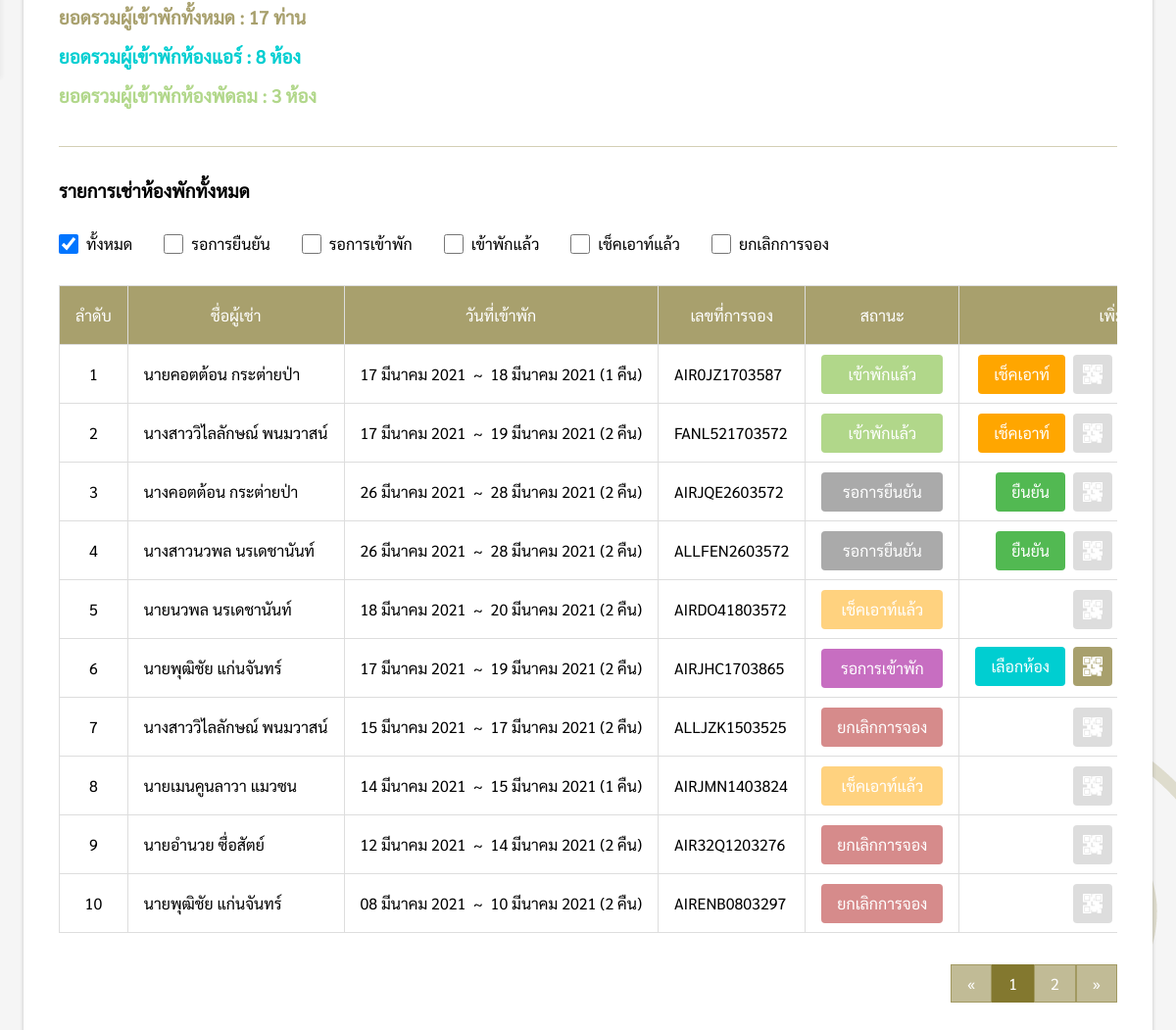
The app's page /pages/manage/daily/index.php (signed in, lower part), older data.
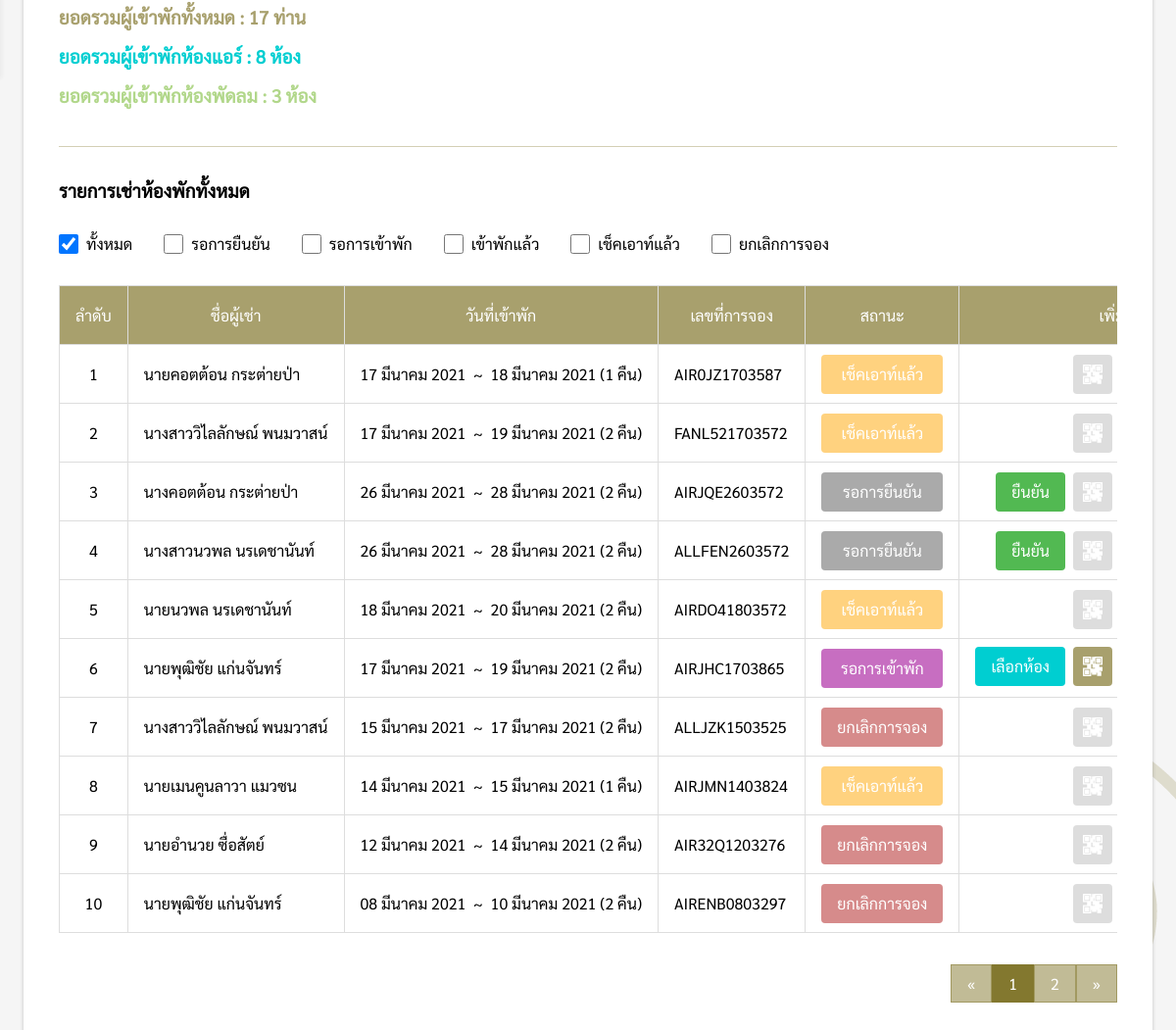
The same page, newer data.
### tables this page shows
CREATE TABLE `daily` (
  `daily_id` int(11) NOT NULL,
  `name_title` varchar(10) NOT NULL,
  `firstname` varchar(50) NOT NULL,
  `lastname` varchar(50) NOT NULL,
  `id_card` varchar(13) NOT NULL,
  `email` varchar(100) NOT NULL,
  `tel` varchar(10) NOT NULL,
  `code` varchar(13) NOT NULL,
  `check_in` varchar(20) NOT NULL,
  `check_out` varchar(20) NOT NULL,
  `night` int(11) NOT NULL,
  `people` int(11) NOT NULL,
  `air_room` int(11) NOT NULL,
  `fan_room` int(11) NOT NULL,
  `daily_status` varchar(20) NOT NULL,
  `air_price` float(11,2) NOT NULL,
  `fan_price` float(11,2) NOT NULL,
  `total_price` float(11,2) NOT NULL,
  `payment_price` float(11,2) NOT NULL,
  `deposit_date` varchar(20) DEFAULT NULL,
  `payment_img` varchar(100) DEFAULT NULL,
  `warning_date` varchar(20) DEFAULT NULL,
  `room_select` varchar(100) DEFAULT NULL
);

### pages/manage/daily/index.php (the view, shortened to what the changed rows need)
<?php
if($_SESSION['level'] == 'admin' || $_SESSION['level'] == 'employee'){
    include('../../connection.php');
    $check_in = @$_REQUEST['check_in'];
    $check_out = @$_REQUEST['check_out'];
    $code = @$_REQUEST['code'];
    $check = @$_REQUEST['status'];
    function DateThai($strDate)
    {
        $strYear = date("Y",strtotime($strDate));
        $strMonth= date("n",strtotime($strDate));
        $strDay= date("d",strtotime($strDate));
        $strMonthCut = Array("","มกราคม", "กุมภาพันธ์", "มีนาคม","เมษายน", "พฤษภาคม", "มิถุนายน", "กรกฎาคม","สิงหาคม", "กันยายน", "ตุลาคม", "พฤศจิกายน", "ธันวาคม");
        $strMonthThai=$strMonthCut[$strMonth];
        return "$strDay $strMonthThai $strYear";
    }
?>
<!DOCTYPE html>
<html lang="en">
<head>
    <link rel="stylesheet" href="../../../css/daily.css">
    <link rel="stylesheet" href="../../../css/my-style.css">
    <link rel="stylesheet" href="../../../css/navbar.css">
</head>
<body>
    <div class="box">
        <div id="box-padding" style="padding:24px;">
            <div class="daily-box">
                <div>
                    <div>
                        <?php
                    $perpage = 10;
                    if(isset($_GET['page'])){
                        $page = $_GET['page'];
                    }else{
                        $page = 1;
                    }
                    $start = ($page - 1) * $perpage;
                    $num = $start + 1;
                    if(isset($check_in) && isset($check_out) && !isset($check)){
                        $sql = "SELECT * FROM daily WHERE (check_in BETWEEN '$check_in' AND '$check_out') OR (check_out BETWEEN '$check_in' AND '$check_out') OR ('$check_in' BETWEEN check_in AND check_out) OR ('$check_out' BETWEEN check_in AND check_out ) ORDER BY daily_id DESC LIMIT {$start} , {$perpage}";
                    }else if(isset($code)){
                        $sql = "SELECT * FROM daily WHERE code = '$code' ORDER BY daily_id DESC";
                    }else{
                        $sql = "SELECT * FROM daily ORDER BY daily_id DESC LIMIT {$start} , {$perpage}";
                    }
                    $result = $conn->query($sql);
                    ?>
                        <?php
                        if ($result->num_rows > 0) {
                        ?>
                        <div style="overflow-x: auto;overflow-y: hidden;">
                            <table>
                                <tr>
                                    <th>ลำดับ</th>
                                    <th>ชื่อผู้เช่า</th>
                                    <th>วันที่เข้าพัก</th>
                                    <th>เลขที่การจอง</th>
                                    <th>สถานะ</th>
                                    <th>เพิ่มเติม</th>
                                </tr>
                                <?php
                                while($row = $result->fetch_assoc()) {
                                ?>
                                <form action="function/acceptRent.php?daily_id=<?php echo $row["daily_id"]; ?>" method="POST">
                                    <tr>
                                        <td><?php echo $num; ?></td>
                                        <td><?php echo $row['name_title'].$row['firstname'] ." " .$row['lastname']; ?></td>
                                        <td><?php echo DateThai($row['check_in']) ."&nbsp; ~ &nbsp;" .DateThai($row['check_out']) ." (".$row['night']." คืน)"?></td>
                                        <td><?php echo $row['code']; ?></td>
                                        <td><?php if($row['daily_status'] == 'เข้าพักแล้ว'){ echo "<button type='button' class='confirmed-btn'>เข้าพักแล้ว</button>"; }else if($row['daily_status'] == "เช็คเอาท์แล้ว"){ echo "<button type='button' class='checkoutStatus-btn'>เช็คเอาท์แล้ว</button>"; } ?></td>
                                        <td>
                                            <div class="option-grid">
                                                <?php
                                                if($row['daily_status'] == 'รอการยืนยัน'){
                                                ?>
                                                    <button type="submit" class="acceptRent-btn">ยืนยัน</button>
                                                <?php
                                                }else if($row['daily_status'] == 'รอการเข้าพัก'){
                                                ?>
                                                    <button type="button" class="select_room" onclick="window.open('selectroom.php?daily_id=<?php echo $row['daily_id']; ?>','_blank')">เลือกห้อง</button>
                                                <?php
                                                }else if($row['daily_status'] == 'เข้าพักแล้ว'){
                                                ?>
                                                    <button type="button" class="checkout-btn" onclick="window.open('confirm_checkout.php?daily_id=<?php echo $row['daily_id']; ?>','_blank')">เช็คเอาท์</button>
                                                <?php
                                                }
                                                ?>
                                                <?php
                                                if($row["daily_status"] == "รอการเข้าพัก"){
                                                ?>
                                                <a href="../../images/daily/<?php echo $row["code"]; ?>/promptpay/qr-code.png" target="_blank"><button type="button" class="qr" title="QR Code สำหรับชำระค่ามัดจำคีย์การ์ด"></button></a>
                                                <?php
                                                }else{
                                                ?>
                                                <button class="qr" disabled></button>
                                                <?php } ?>
                                            </div>
                                        </td>
                                    </tr>
                                </form>
                                <?php $num++; } ?>
                            </table>
                        </div>
                        <?php
                        }else{
                            echo "<div style='padding-top:32px;'>ไม่มีรายการเช่ารายวัน</div>";
                        }
                        ?>
                    </div>
                </div>
            </div>
        </div>
    </div>
</body>
</html>
<?php
}else{
    Header("Location: ../../login.php");
}
?>

Row changes from the older to the newer data that the page shows:
changed daily "AIR0JZ1703587": daily_status "เข้าพักแล้ว เช็คเอาท์" → "เช็คเอาท์แล้ว"
changed daily "FANL521703572": daily_status "เข้าพักแล้ว เช็คเอาท์" → "เช็คเอาท์แล้ว"
